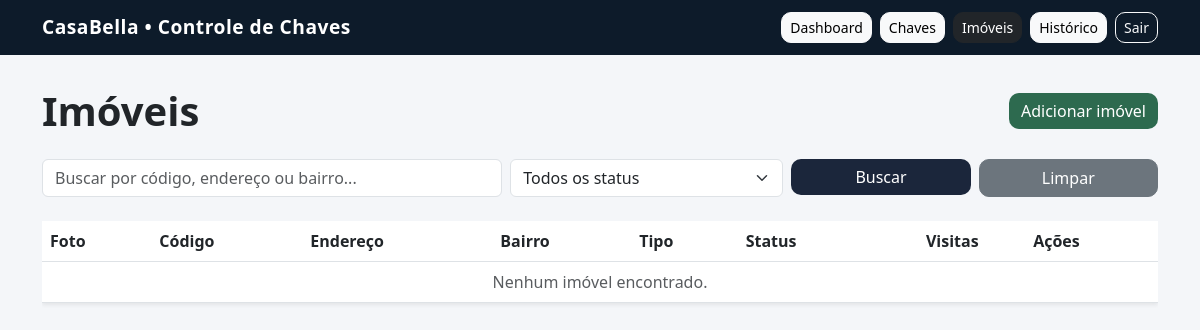
The app's page /imoveis/ (signed in), older data.
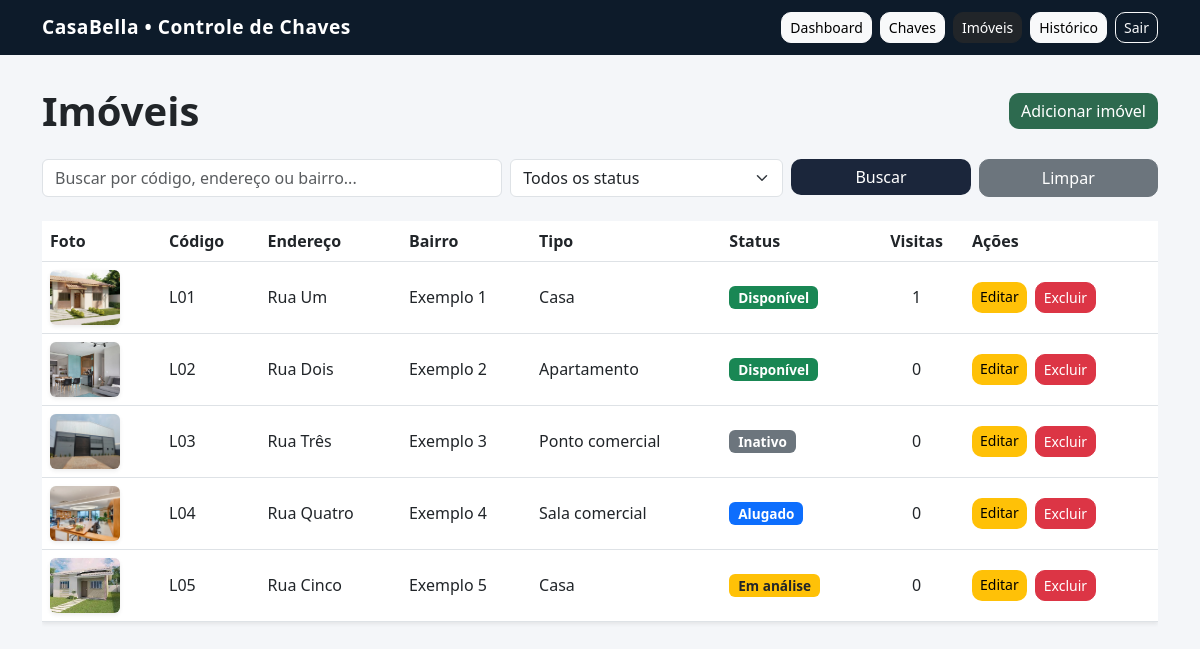
The same page, newer data.
### imoveis/models.py (models this page shows, shortened)
class Imovel(models.Model):
    codigo = models.CharField(max_length=50)
    endereco = models.CharField(max_length=200)
    bairro = models.CharField(max_length=100)
    tipo = models.ForeignKey(TipoImovel, on_delete=models.SET_NULL, null=True, blank=True)
    status = models.CharField(
        max_length=50,
        choices=[
            ('disponivel', 'Disponível'),
            ('analise', 'Em análise'),
            ('alugado', 'Alugado'),
            ('inativo', 'Inativo'),
        ],
        default='disponivel'
    )
    foto = models.ImageField(upload_to='imoveis/', blank=True, null=True)
    created_at = models.DateTimeField(auto_now_add=True)

class TipoImovel(models.Model):
    nome = models.CharField(max_length=100)
    descricao = models.TextField(blank=True)

### imoveis/views.py (the view, shortened to what this page needs)
# urls.py: path('imoveis/', views.imovel_list, name='imovel_list'),
@login_required
def imovel_list(request):
    query = request.GET.get('q', '')
    status = request.GET.get('status', '')
    imoveis = Imovel.objects.annotate(
        total_visitas=Count(
            'chave__movimentacao',
            filter=models.Q(chave__movimentacao__acao='retirada')
        )
    )
    if status:
        imoveis = imoveis.filter(status=status)
    imoveis = imoveis.order_by('codigo')
    paginator = Paginator(imoveis, 6)
    page = request.GET.get('page')
    imoveis = paginator.get_page(page)
    return render(request, 'imoveis/list.html', {
        'imoveis': imoveis,
        'query': query,
        'status_atual': status
    })

### imoveis/templates/imoveis/list.html (shortened to what the changed rows need)
{% extends "imoveis/base.html" %}
{% block content %}
<div class="d-flex justify-content-between align-items-center mb-4 flex-wrap gap-2">
    <h1 class="fw-bold mb-0">Imóveis</h1>
</div>
<div class="d-none d-md-block">
    <div class="table-responsive">
        <table class="table table-hover align-middle bg-white shadow-sm">
            <thead>
                <tr>
                    <th>Foto</th>
                    <th>Código</th>
                    <th>Endereço</th>
                    <th>Bairro</th>
                    <th>Tipo</th>
                    <th>Status</th>
                    <th class="text-center">Visitas</th>
                    <th>Ações</th>
                </tr>
            </thead>
            <tbody>
                {% for imovel in imoveis %}
                    <tr>
                        <td>
                            {% if imovel.foto %}
                                <img src="{{ imovel.foto.url }}"
                                     width="70"
                                     height="55"
                                     class="rounded shadow-sm"
                                     style="object-fit: cover;">
                            {% else %}
                                <div class="bg-light border rounded d-flex align-items-center justify-content-center text-muted"
                                    style="width: 70px; height: 55px; font-size: 12px;">
                                   Sem foto
                                </div>
                            {% endif %}
                        </td>
                        <td>{{ imovel.codigo }}</td>
                        <td>{{ imovel.endereco }}</td>
                        <td>{{ imovel.bairro }}</td>
                        <td>{{ imovel.tipo.nome|default:"-" }}</td>
                        <td>
                            {% if imovel.status == 'disponivel' %}
                                <span class="badge bg-success">Disponível</span>
                            {% elif imovel.status == 'analise' %}
                                <span class="badge bg-warning text-dark">Em análise</span>
                            {% elif imovel.status == 'alugado' %}
                                <span class="badge bg-primary">Alugado</span>
                            {% elif imovel.status == 'inativo' %}
                                <span class="badge bg-secondary">Inativo</span>
                            {% else %}
                                <span class="badge bg-light text-dark">{{ imovel.status }}</span>
                            {% endif %}
                        </td>
                        <td class="text-center">
                            {{ imovel.total_visitas }}
                        </td>
                        <td>
                            <div class="d-flex gap-2 flex-wrap">
                                <a href="{% url 'imovel_update' imovel.pk %}"
                                   class="btn btn-warning btn-sm">
                                    Editar
                                </a>
                                {% if user.is_superuser or 'Gerentes' in user.groups.all|join:', ' %}
                                    <a href="{% url 'imovel_delete' imovel.pk %}"
                                       class="btn btn-danger btn-sm">
                                        Excluir
                                    </a>
                                {% endif %}
                            </div>
                        </td>
                    </tr>
                {% empty %}
                    <tr>
                        <td colspan="8" class="text-center text-muted">
                            Nenhum imóvel encontrado.
                        </td>
                    </tr>
                {% endfor %}
            </tbody>
        </table>
    </div>
</div>
{% endblock %}

Row changes from the older to the newer data that the page shows:
added Imovel: foto (picture), codigo "L01", endereco "Rua Um", bairro "Exemplo 1", tipo.nome "Casa", status "Disponível", total_visitas "1"
added Imovel: foto (picture), codigo "L02", endereco "Rua Dois", bairro "Exemplo 2", tipo.nome "Apartamento", status "Disponível", total_visitas "0"
added Imovel: foto (picture), codigo "L03", endereco "Rua Três", bairro "Exemplo 3", tipo.nome "Ponto comercial", status "Inativo", total_visitas "0"
added Imovel: foto (picture), codigo "L04", endereco "Rua Quatro", bairro "Exemplo 4", tipo.nome "Sala comercial", status "Alugado", total_visitas "0"
added Imovel: foto (picture), codigo "L05", endereco "Rua Cinco", bairro "Exemplo 5", tipo.nome "Casa", status "Em análise", total_visitas "0"
Text that changed along with them:
text no longer shown: "Nenhum imóvel encontrado."
